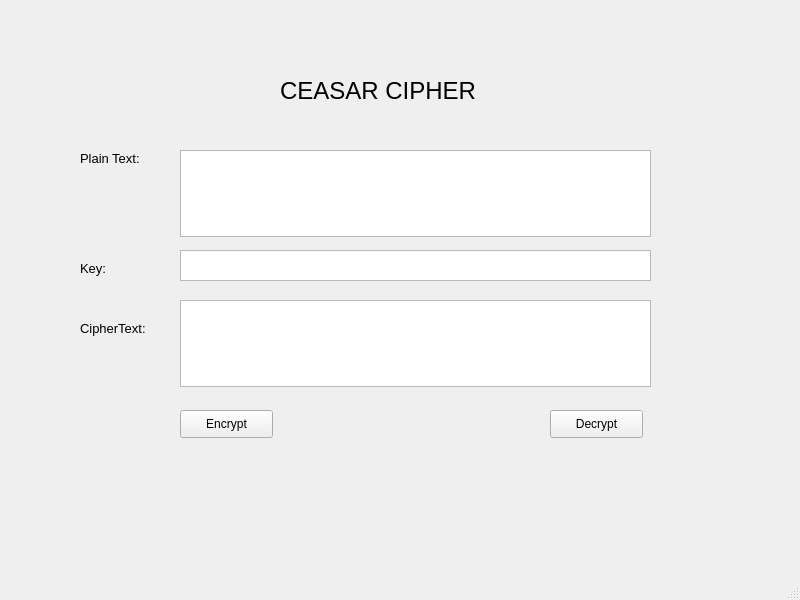
<?xml version="1.0" encoding="UTF-8"?>
<ui version="4.0">
 <class>MainWindow</class>
 <widget class="QMainWindow" name="MainWindow">
  <property name="geometry">
   <rect>
    <x>0</x>
    <y>0</y>
    <width>800</width>
    <height>600</height>
   </rect>
  </property>
  <property name="windowTitle">
   <string>MainWindow</string>
  </property>
  <widget class="QWidget" name="centralwidget">
   <widget class="QLabel" name="label">
    <property name="geometry">
     <rect>
      <x>280</x>
      <y>50</y>
      <width>221</width>
      <height>81</height>
     </rect>
    </property>
    <property name="font">
     <font>
      <pointsize>18</pointsize>
     </font>
    </property>
    <property name="text">
     <string>CEASAR CIPHER</string>
    </property>
   </widget>
   <widget class="QLabel" name="label_2">
    <property name="geometry">
     <rect>
      <x>80</x>
      <y>150</y>
      <width>81</width>
      <height>16</height>
     </rect>
    </property>
    <property name="font">
     <font>
      <pointsize>10</pointsize>
     </font>
    </property>
    <property name="text">
     <string>Plain Text:</string>
    </property>
   </widget>
   <widget class="QPlainTextEdit" name="plainTextEdit">
    <property name="geometry">
     <rect>
      <x>180</x>
      <y>150</y>
      <width>471</width>
      <height>87</height>
     </rect>
    </property>
   </widget>
   <widget class="QLabel" name="label_3">
    <property name="geometry">
     <rect>
      <x>80</x>
      <y>260</y>
      <width>81</width>
      <height>16</height>
     </rect>
    </property>
    <property name="font">
     <font>
      <pointsize>10</pointsize>
     </font>
    </property>
    <property name="text">
     <string>Key:</string>
    </property>
   </widget>
   <widget class="QLabel" name="label_4">
    <property name="geometry">
     <rect>
      <x>80</x>
      <y>320</y>
      <width>81</width>
      <height>16</height>
     </rect>
    </property>
    <property name="font">
     <font>
      <pointsize>10</pointsize>
     </font>
    </property>
    <property name="text">
     <string>CipherText:</string>
    </property>
   </widget>
   <widget class="QTextEdit" name="textEdit">
    <property name="geometry">
     <rect>
      <x>180</x>
      <y>250</y>
      <width>471</width>
      <height>31</height>
     </rect>
    </property>
   </widget>
   <widget class="QPlainTextEdit" name="plainTextEdit_2">
    <property name="geometry">
     <rect>
      <x>180</x>
      <y>300</y>
      <width>471</width>
      <height>87</height>
     </rect>
    </property>
   </widget>
   <widget class="QPushButton" name="pushButton">
    <property name="geometry">
     <rect>
      <x>180</x>
      <y>410</y>
      <width>93</width>
      <height>28</height>
     </rect>
    </property>
    <property name="text">
     <string>Encrypt</string>
    </property>
   </widget>
   <widget class="QPushButton" name="pushButton_2">
    <property name="geometry">
     <rect>
      <x>550</x>
      <y>410</y>
      <width>93</width>
      <height>28</height>
     </rect>
    </property>
    <property name="text">
     <string>Decrypt</string>
    </property>
   </widget>
  </widget>
  <widget class="QMenuBar" name="menubar">
   <property name="geometry">
    <rect>
     <x>0</x>
     <y>0</y>
     <width>800</width>
     <height>26</height>
    </rect>
   </property>
  </widget>
  <widget class="QStatusBar" name="statusbar"/>
 </widget>
 <resources/>
 <connections/>
</ui>
